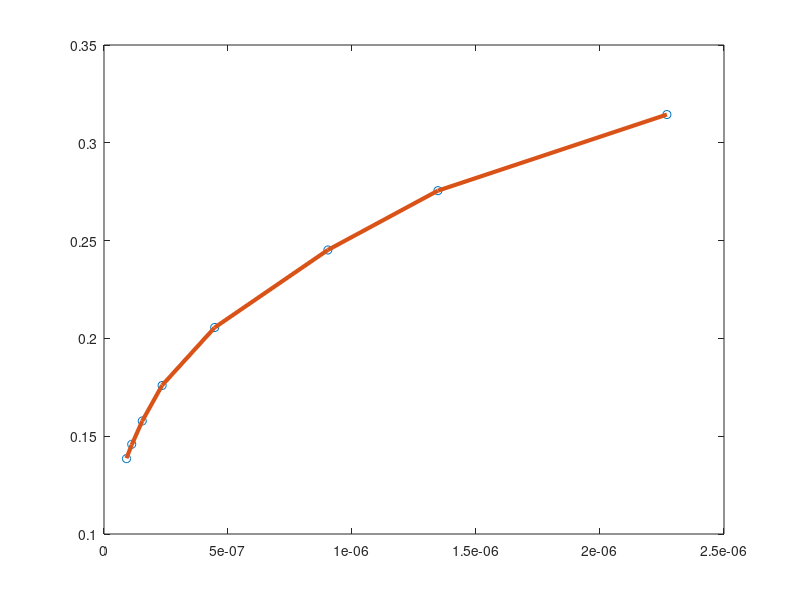

This chart was generated by the following MATLAB code:
clc
clear global
D=1.259; %in mm
mu=0.001; %in N-s/mm2
rho=999.83; %in kg/m3
V=[0.35,0.59,0.88,1.78,3.39,5.15,7.11,8.76];
dp_bar=[30.59,76.17,150.8,517.3,1605.5,3323.3,5856,8442.4];
pi1=(D*dp_bar)./(rho*V.^2);
pi2=mu./(rho.*D.*V);
n=input('Enter the number for degree of polynomial: ')
p=polyfit(pi2,pi1,n)
y1=polyval(p,pi2)
plot(pi2,pi1,'o')
hold on
plot(pi2,y1,'LineWidth',3)